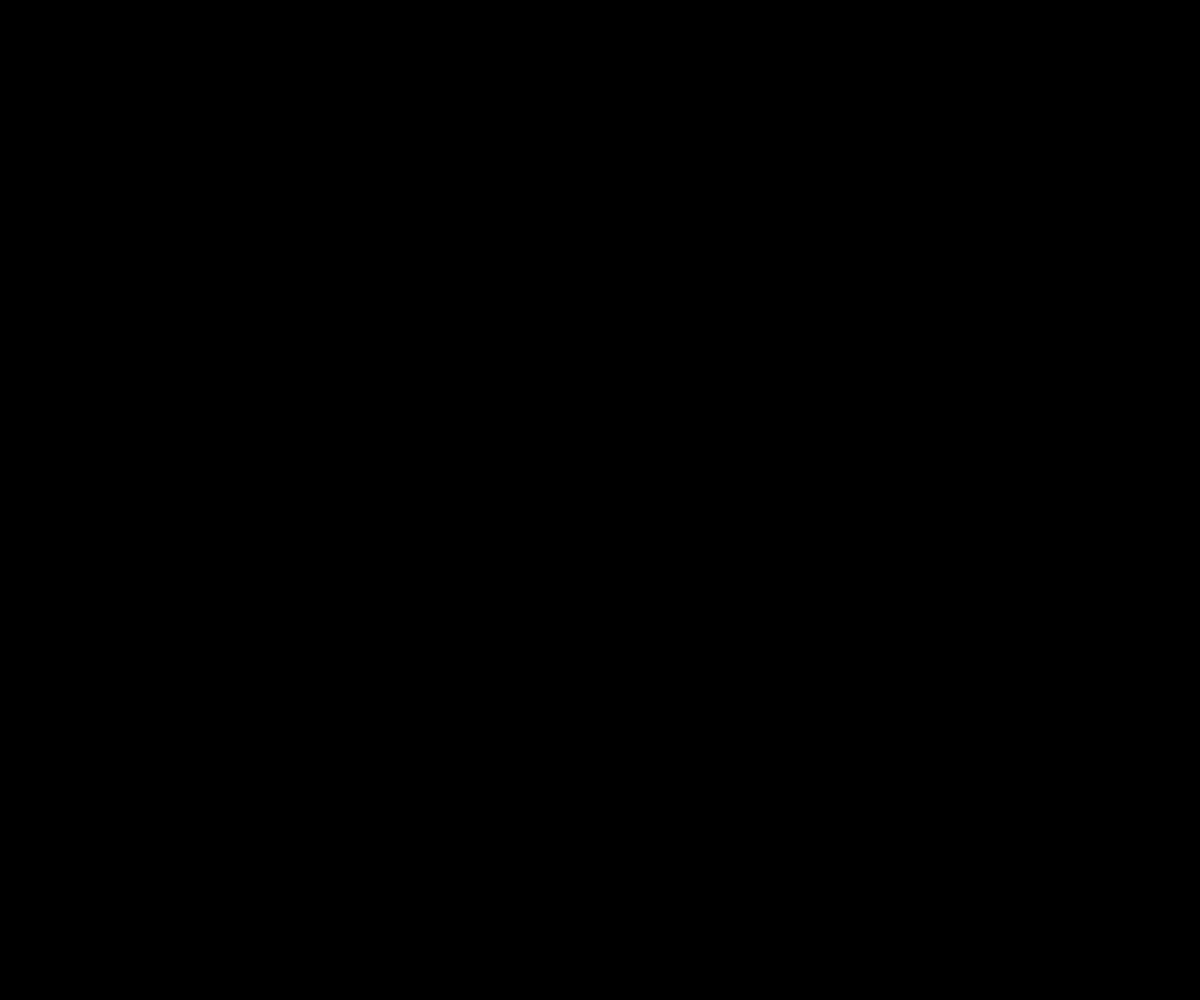
Frame 1 (no input)
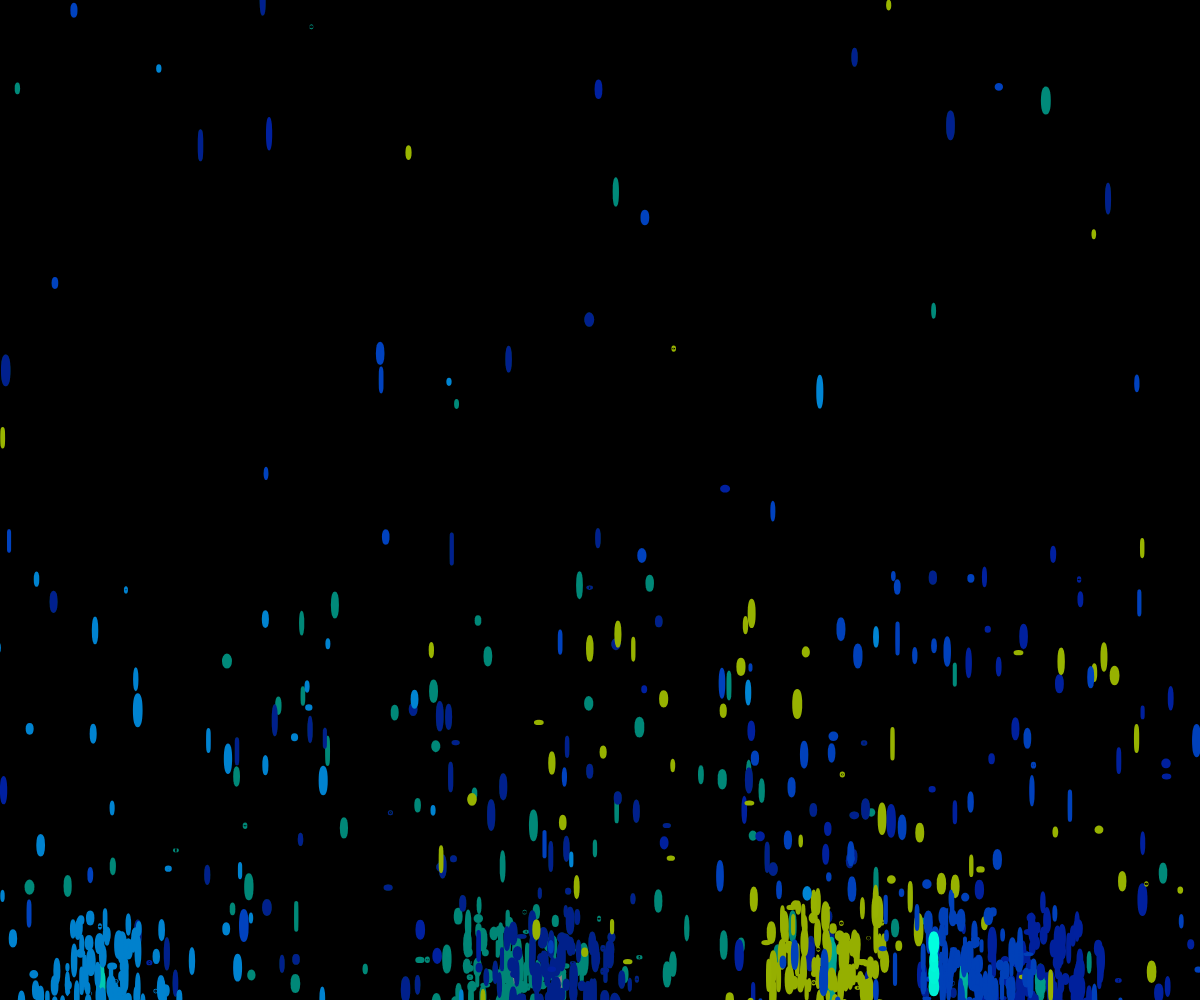
Frame 60 (no input)
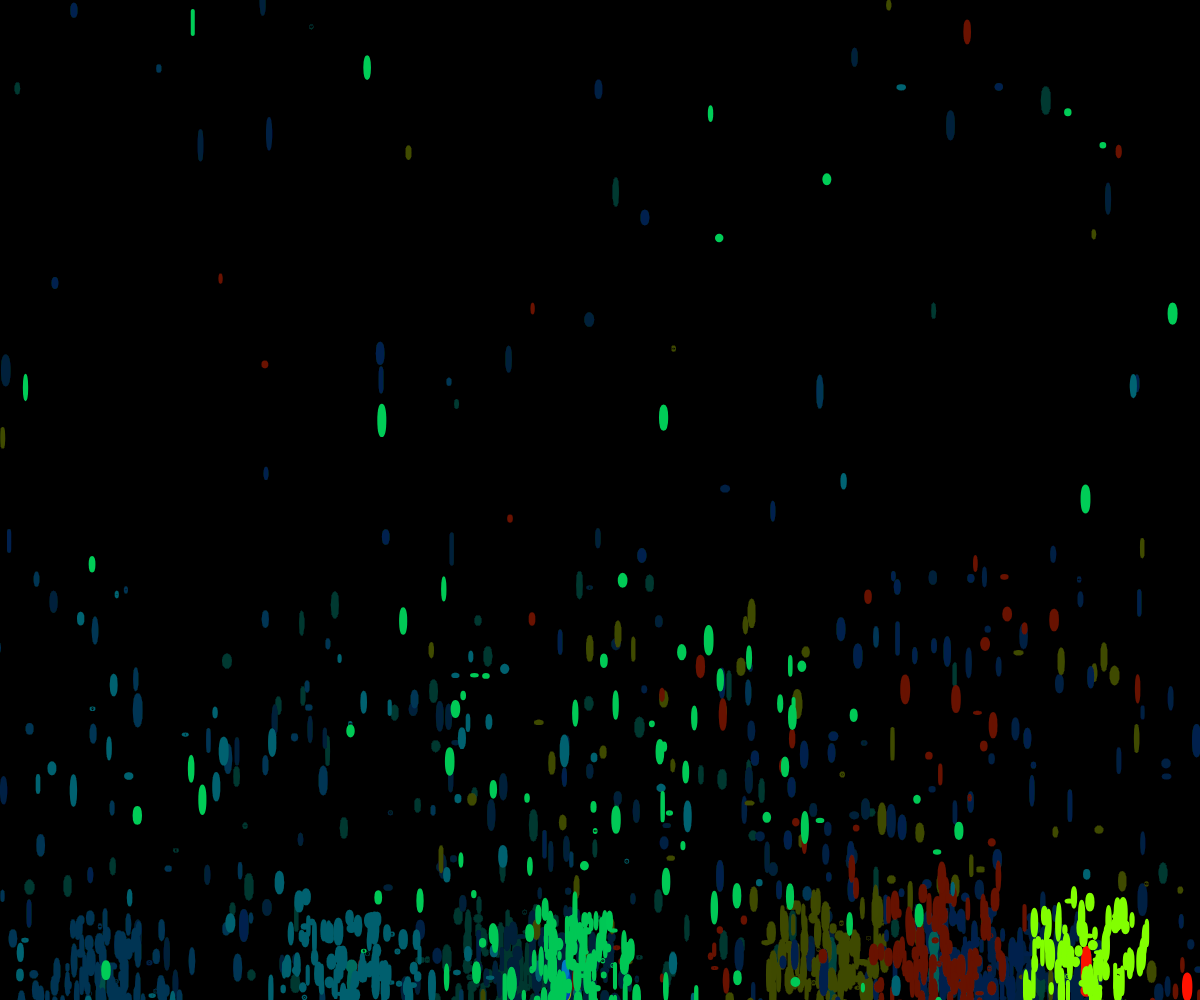
Frame 120 (the mouse pressed at the canvas centre since frame 60)

The p5.js sketch that drew these frames (run headless with seeded random() and noise() and a simulated clock; from frame 60 on, the mouse is pressed at the canvas centre):

// p5.js sketch
// ── sketch.js

// Arrey di punti (fuochi d'artificio)
var fireworks = [];
var gravity;


function setup (){

  createCanvas(windowWidth,windowHeight);

  gravity = createVector(0,0.1);


  stroke(255);
  strokeWeight(4);

  background(0);
colorMode (HSB);
}



function draw (){
colorMode (RGB);
  background(0,0,0,4);

// Ogni frame ha una possibilità del 10% di far comparire un nuovo punto
if (random (1) < 0.1) {
  fireworks.push (new Firework());

}



  for (var i = fireworks.length - 1; i >= 0 ; i--) {
    fireworks [i].update();
    fireworks [i].show();
    if (fireworks[i].done()){

      fireworks.splice(i,1);
    }


  }

console.log(fireworks.length);

}

// ── firework.js

function Firework (){

  this.firework = new Particle (random(width),height,this.hue,true);
  this.exploded = false;
  this.particles = [];
  this.hue = random(255,0,0);



  this.done = function() {

    if (this.exploded && this.particles.length === 0){

    return true;

  } else {

    return false;

  }
}


this.update = function (){
  if (!this.exploded) {
    this.firework.applyForce(gravity);
    this.firework.update();
    if (this.firework.vel.y >= 0) {
        this.exploded = true;
        this.explode();
    }
  }
  for ( i = this.particles.length - 1; i >= 0; i--) {
      this.particles[i].applyForce(gravity);
      this.particles[i].update();

      if (this.particles[i].done()){

        this.particles.splice(i,1);

      }

    }



}

this.explode = function(){

  for ( i = 0; i < 100; i++) {

    var p = new Particle (this.firework.pos.x,this.firework.pos.y,this.hue,false)
    this.particles.push (p);


  }
}



this.show = function (){

  if (!this.exploded) {
    this.firework.show();
  }

  for ( i = 0; i < this.particles.length; i++) {

    this.particles[i].show();

  }

}



}

// ── particle.js

function Particle (x,y,hue,firework) {

  this.pos = createVector (x , y);
  this.firework = firework;
  this.lifespan = 255;
  this.hue = hue;


if (this.firework) {
  this.vel = createVector (0 , random (-15,-5));
} else {
  this.vel = p5.Vector.random2D();
  this.vel.mult(random (2,14));
}

  this.acc = createVector (0 , 0);

  this.applyForce = function (force) {
  this.acc.add(force);
}
this.acc = createVector (0,0);

this.applyForce = function (force) {

this.acc.add (force);

}


  this.update = function (){

if (!this.firework) {

    this.vel.mult(5);
    this.lifespan -= 4;

}

    this.vel.add(this.acc);
    this.pos.add(this.vel);
    this.acc.mult(2);
  }


this.done = function (){

  if (this.lifespan < 0) {

  return true;

} else {

  return false;

}

}



  this.show = function () {

colorMode (HSB);


if (!this.firework) {
    fill (hue,255,255);
    strokeWeight(4);
    stroke (hue,255,255,this.lifespan);
  } else {
    fill (hue,255,255);
    stroke (hue,255,255);
    strokeWeight(6);
  }


    ellipse (this.pos.x , this.pos.y,random(6),random(30));

  }

}
